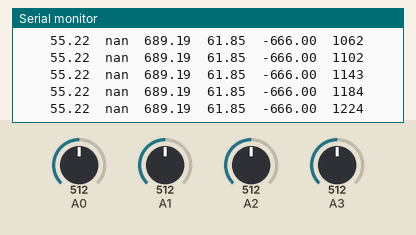
Simulated run of this sketch. Board: Arduino Uno, built with avr-gcc and run on an emulated ATmega328P. On the bench: the last lines printed to the serial monitor. The inputs (shaded band) are chosen by the test bench; at power-on: A0 = 512, A1 = 512, A3 = 512, A2 = 512.

Above: at 1.3 s.
1.4 s: A0 set to 448
At 1.4 s:
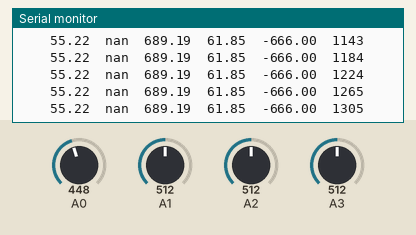
4.4 s: A0 set to 413
At 4.4 s:
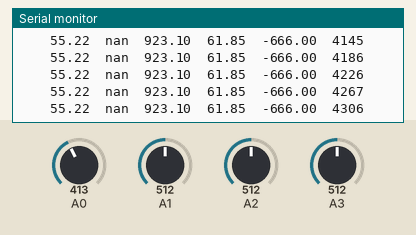
7.4 s: A1 set to 356
At 7.43 s:
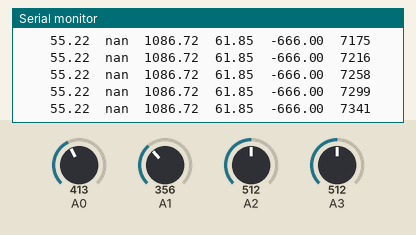
8.9 s: A1 set to 321
At 9.06 s:
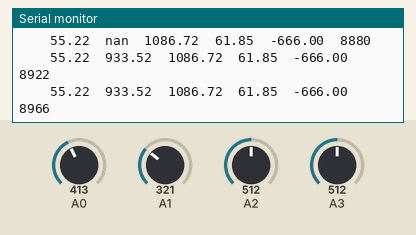
10.5 s: A3 set to 779
At 10.54 s:
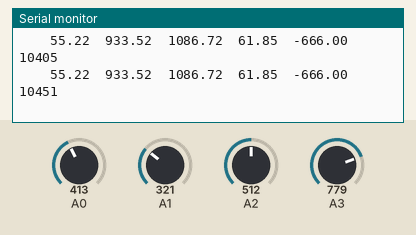
13.5 s: A3 set to 802
At 13.51 s:
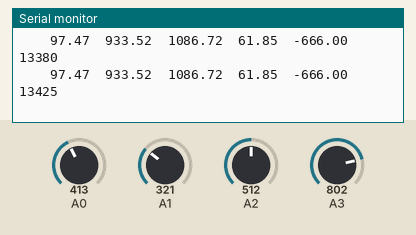
Timing chart, 0 to 16.5 s (numbered marks = the images above; inputs shaded):
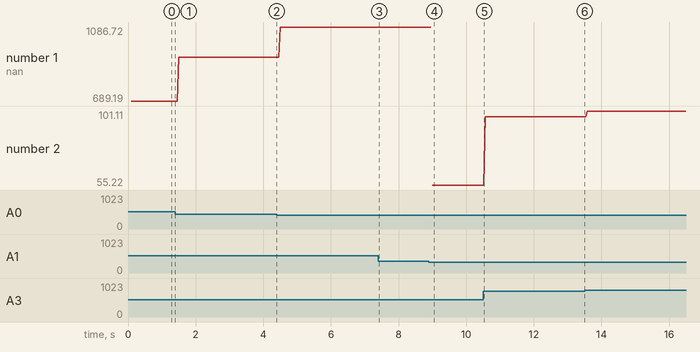

The sketch:

W.ino
```cpp
/* Weather Station

# Metadata
# Station name
# Code version
# Location
# Sensors
# Power source
# GPS yes/not
# Time zone

# UTCtime--GPSTime--presion--temp--humedad--irradiacnia--ilu--nubosidad--ruido--lluvia--gases--Latit--Long
# International System Units
# empty value -666

*/

#include <Wire.h>
#include <math.h>
#include <SoftwareSerial.h>
//#include "MPL115A2.h"
#include "Iluminancia.h"
#include "SIR.h"
#include "Ruido.h"
//#include "RG11.h"
#include "Humedad.h"
//#include "GPS.h"
//#include "NO2.h"
//#include "CO2.h"


unsigned long const tiempo= 590000;
unsigned long previousMillis = 0;

float P = -666;
float T = -666;
float IR = -666;
float Ilu = -666;
float Ru = -666;
float Lluvia = -666;
float Hum = -666;
//float GasNO2 = -666;
//float GasCO2 = -666;
//float Lat = -666;
//float Lon = -666;
//float GPSTime = -666;
int time = 700;

//MPL115A2 M = MPL115A2();
SIR S = SIR();
Iluminancia IL = Iluminancia();
Ruido R = Ruido();
//RG11 RG = RG11();
Humedad H = Humedad();
//GPS G = GPS();
//NO2 GNO2 = NO2();
//CO2 GCO2 = CO2();

void setup(){
  Serial.begin(9600);               // Configuración del puerto serial
  delay(100);
//  M.mpl115a2_init();                // Inicio del sensor de temperatura y presion
  S.SIR_init();
  IL.Iluminancia_init();
  R.Ruido_init();
  //RG.RG11_init();
  H.Humedad_init();
  //G.GPS_init();
  //GNO2.NO2_init();
  //GCO2.CO2_init();
}

void(* resetFunc)(void)=0;

void loop(){

  unsigned long currentMillis = millis();

  if ((unsigned long)(currentMillis - previousMillis >= tiempo)){
    delay(1000);
    delay(1000);
    resetFunc();

    previousMillis = currentMillis;
  }

  //Lluvia = RG.Medir_Lluvia();
 // P = M.mpl115a2_Medir_Presion();
 // T = M.mpl115a2_Medir_Temperatura();
  IR = S.Medir_Irradiancia();
  Ilu = IL.Medir_Iluminancia();
  Ru = R.Medir_Ruido();
  Hum = H.Medir_Humedad();
  //GasNO2 = GNO2.Medir_NO2();
  //GasCO2 = GCO2.Medir_CO2();
  //Lat = G.Medir_Latitud();
  //Lon = G.Medir_Longitud();
  //GPSTime = G.Medir_GPSTime();

  //Serial.print(GPSTime);
  //Serial.print("\t");
//  Serial.print(P);  // + 96.13 Ajuste de Calibracio n
  Serial.print("\t");
//  Serial.print(T);   // + 2.04 Ajuste de Calibracion
  Serial.print("\t");
  Serial.print(Hum);
  Serial.print("\t");
  Serial.print(IR);
  Serial.print("\t");
  Serial.print(Ilu);
  Serial.print("\t");
  Serial.print(Ru);
  Serial.print("\t");
  Serial.print(Lluvia);
  Serial.print("\t");
  Serial.println(currentMillis);
  //Serial.print(GasCO2);
  //Serial.print("\t");
  //Serial.print(GasNO2);
  //Serial.print("\t");
  //Serial.print(Lat);
  //Serial.print("\t");
  //Serial.println(Lon);
  //delay(time);

}
```

Measured:
- the behaviour switches between 338 and 337 on A1 (found by bisection; images 3 and 4)
